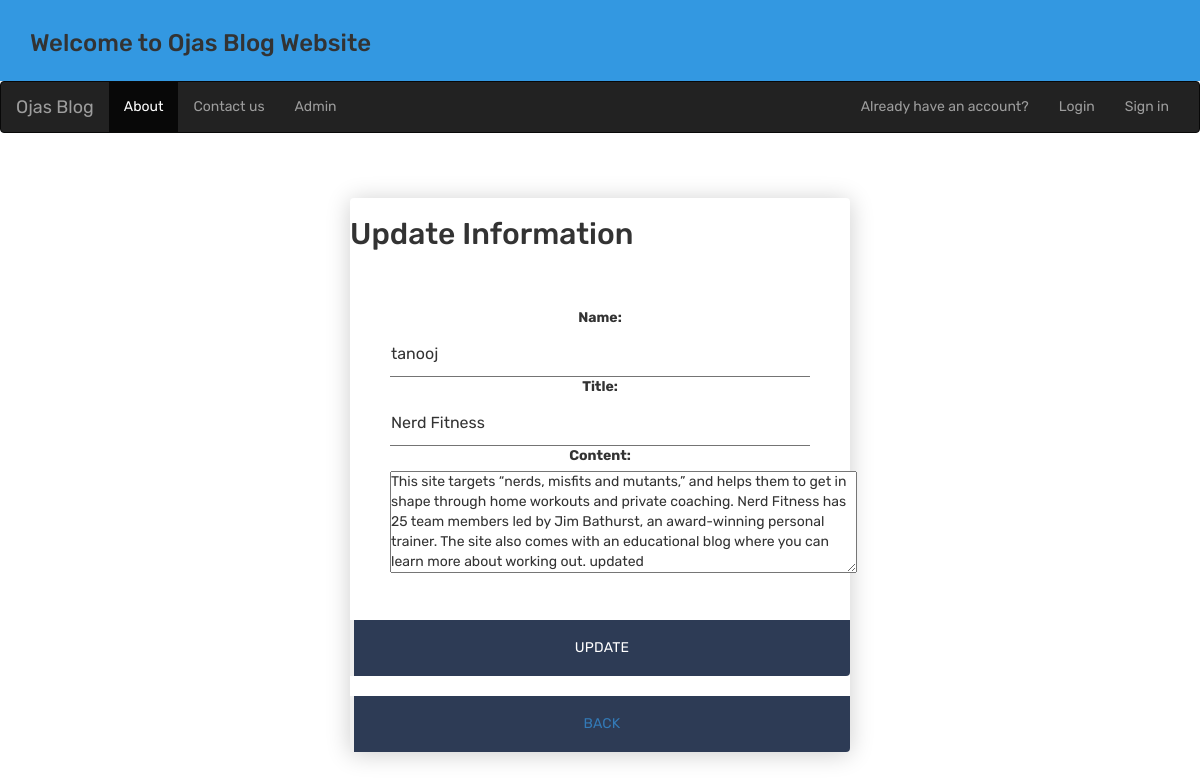
Screenshot of /3/ with the database file from the repository.
### blog/models.py (models this page shows, shortened)
class Blog(models.Model):
    name=models.CharField(max_length=255)
    title=models.CharField(max_length=255,unique=True)
    content=models.TextField(max_length=10000000)
    updated_on = models.DateTimeField(auto_now=True)
    created_on = models.DateTimeField(auto_now_add=True)
    class Meta:
        ordering = ["-created_on"]

### blog/views.py (the view)
# urls.py: path("<int:id>/", views.update, name="update"),
def update(request,id):
    if request.method=="POST":
        a=Blog.objects.get(pk=id)
        b=Blog1(request.POST,instance=a)
        if b.is_valid():
            b.save()
            messages.success(request,"successfully updated")
    else:
        a=Blog.objects.get(pk=id)
        b=Blog1(instance=a)
    return render(request,"2.html",{"data":b})

### blog/forms.py
class Blog1(forms.ModelForm):
    class Meta:
        model=Blog
        fields=["name","title","content"]
        widgets = {
            "content": forms.Textarea(attrs={"rows": 5, "cols": 50})
        }

### blog/templates/2.html (shortened to what this page needs)
{% extends 'base.html' %}
{% load static %}
{% block content %}
<!DOCTYPE html>
<html lang="en" >
<head>
  <link rel='stylesheet' href='https://fonts.googleapis.com/css?family=Rubik:400,700'><link rel="stylesheet" href="{%static 'css/style.css' %}">
</head>
<body>
<div class="login-form">
<form action="" method="post" novalidate>
    <h2>Update Information</h2>
        <div class="content">
      <div class="input-field">
        {{data}}
          </div></div>
      <div class="action">
          <input type="button"><button>Update</button></div><br>
    <div class="action">
      <input type="button"><button>
        <a href="{% url 'add' %}">Back</a></button></div>
    </form>
</div>
</center></body></html>
{% endblock content %}

### blog/static/css/style.css (style rules this page uses)
* { margin: 0; padding: 0; box-sizing: border-box; -webkit-font-smoothing: antialiased; }
body { background: #ffffff; font-family: 'Rubik', sans-serif; }
.login-form { background: #fff; width: 500px; margin: 65px auto; display: -webkit-box; display: flex; -webkit-box-orient: vertical; -webkit-box-direction: normal; flex-direction: column; border-radius: 4px; box-shadow: 0 2px 25px rgba(0, 0, 0, 0.2); }
.login-form .content { padding: 35px; text-align: center; }
.login-form .input-field { padding: 12px 5px; }
.login-form .input-field input { font-size: 16px; display: block; font-family: 'Rubik', sans-serif; width: 100%; padding: 10px 1px; border: 0; border-bottom: 1px solid #747474; outline: none; -webkit-transition: all .2s; transition: all .2s; }
.login-form .input-field input::placeholder { text-transform: uppercase; }
.login-form .action { display: -webkit-box; display: flex; -webkit-box-orient: horizontal; -webkit-box-direction: normal; flex-direction: row; }
.login-form .action button { width: 100%; border: none; padding: 18px; font-family: 'Rubik', sans-serif; cursor: pointer; text-transform: uppercase; background: #e8e9ec; color: #777; border-bottom-left-radius: 4px; border-bottom-right-radius: 0; letter-spacing: 0.2px; outline: 0; -webkit-transition: all .3s; transition: all .3s; }
.login-form .action button:nth-child(2) { background: #2d3b55; color: #fff; border-bottom-left-radius: 0; border-bottom-right-radius: 4px; }

### rows the page displays
Blog: name "tanooj", title "Nerd Fitness", content "This site targets “nerds, misfits and mutants,” and helps them to get in shape through home workouts and private coaching. Nerd Fitness has 25 team members led by Jim Bathurst, an award-winning personal trainer. The site also comes with an educational blog where you can learn more about working out. updated"
